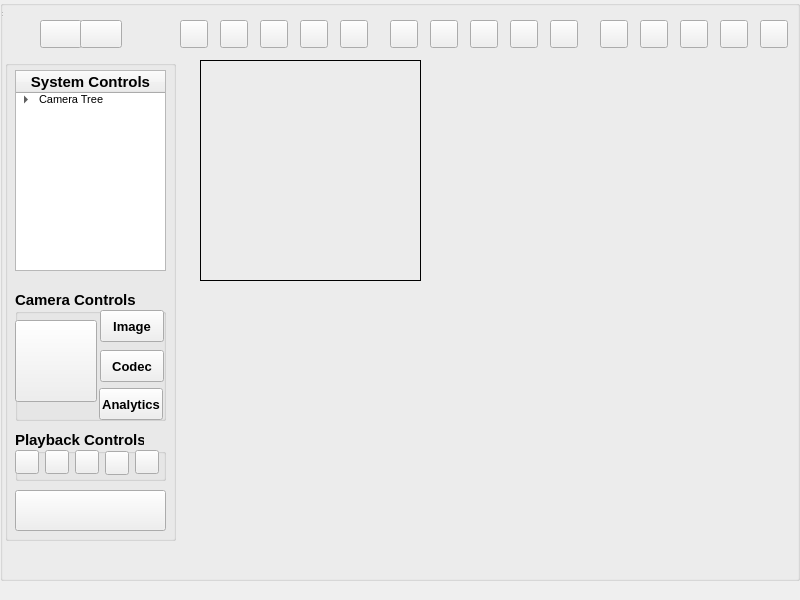
<?xml version="1.0" encoding="UTF-8"?>
<ui version="4.0">
 <class>MainWindow</class>
 <widget class="QWidget" name="MainWindow">
  <property name="geometry">
   <rect>
    <x>0</x>
    <y>0</y>
    <width>800</width>
    <height>600</height>
   </rect>
  </property>
  <property name="font">
   <font>
    <pointsize>8</pointsize>
   </font>
  </property>
  <property name="windowTitle">
   <string>      Hybrid Security Digital Video Decoder Demo</string>
  </property>
  <property name="windowIcon">
   <iconset resource="resource.qrc">
    <normaloff>:/images/vs/ti_icon.jpg</normaloff>:/images/vs/ti_icon.jpg</iconset>
  </property>
  <property name="autoFillBackground">
   <bool>false</bool>
  </property>
  <widget class="QWidget" name="centralWidget" native="true">
   <property name="geometry">
    <rect>
     <x>0</x>
     <y>0</y>
     <width>800</width>
     <height>581</height>
    </rect>
   </property>
   <widget class="QGroupBox" name="groupBox_3">
    <property name="geometry">
     <rect>
      <x>0</x>
      <y>0</y>
      <width>800</width>
      <height>581</height>
     </rect>
    </property>
    <property name="styleSheet">
     <string>background-image: url(:/images/vs/background_03.gif);</string>
    </property>
    <property name="title">
     <string/>
    </property>
    <widget class="QPushButton" name="playBackImgpushButton_2">
     <property name="enabled">
      <bool>true</bool>
     </property>
     <property name="geometry">
      <rect>
       <x>40</x>
       <y>20</y>
       <width>42</width>
       <height>28</height>
      </rect>
     </property>
     <property name="autoFillBackground">
      <bool>false</bool>
     </property>
     <property name="text">
      <string/>
     </property>
     <property name="icon">
      <iconset resource="resource.qrc">
       <normaloff>:/images/vs/videocamera_03.gif</normaloff>:/images/vs/videocamera_03.gif</iconset>
     </property>
     <property name="default">
      <bool>false</bool>
     </property>
     <property name="flat">
      <bool>false</bool>
     </property>
     <property name="fixedSize" stdset="0">
      <size>
       <width>42</width>
       <height>28</height>
      </size>
     </property>
    </widget>
    <widget class="QPushButton" name="CameraViewImg1pushButton">
     <property name="geometry">
      <rect>
       <x>180</x>
       <y>20</y>
       <width>28</width>
       <height>28</height>
      </rect>
     </property>
     <property name="sizePolicy">
      <sizepolicy hsizetype="Minimum" vsizetype="Minimum">
       <horstretch>0</horstretch>
       <verstretch>0</verstretch>
      </sizepolicy>
     </property>
     <property name="toolTip">
      <string>Layout 1x1</string>
     </property>
     <property name="text">
      <string/>
     </property>
     <property name="icon">
      <iconset resource="resource.qrc">
       <normaloff>:/images/vs/single-button_03.gif</normaloff>:/images/vs/single-button_03.gif</iconset>
     </property>
     <property name="flat">
      <bool>false</bool>
     </property>
     <property name="fixedSize" stdset="0">
      <size>
       <width>28</width>
       <height>28</height>
      </size>
     </property>
    </widget>
    <widget class="QPushButton" name="CameraViewImg2pushButton">
     <property name="geometry">
      <rect>
       <x>220</x>
       <y>20</y>
       <width>28</width>
       <height>28</height>
      </rect>
     </property>
     <property name="toolTip">
      <string>Layout 2x2</string>
     </property>
     <property name="text">
      <string/>
     </property>
     <property name="icon">
      <iconset resource="resource.qrc">
       <normaloff>:/images/vs/four-button_03.gif</normaloff>:/images/vs/four-button_03.gif</iconset>
     </property>
     <property name="flat">
      <bool>false</bool>
     </property>
     <property name="fixedSize" stdset="0">
      <size>
       <width>28</width>
       <height>28</height>
      </size>
     </property>
    </widget>
    <widget class="QPushButton" name="CameraViewImg4pushButton">
     <property name="enabled">
      <bool>true</bool>
     </property>
     <property name="geometry">
      <rect>
       <x>260</x>
       <y>20</y>
       <width>28</width>
       <height>28</height>
      </rect>
     </property>
     <property name="text">
      <string/>
     </property>
     <property name="icon">
      <iconset resource="resource.qrc">
       <normaloff>:/images/vs/nine-button_03.gif</normaloff>:/images/vs/nine-button_03.gif</iconset>
     </property>
     <property name="flat">
      <bool>false</bool>
     </property>
     <property name="fixedSize" stdset="0">
      <size>
       <width>28</width>
       <height>28</height>
      </size>
     </property>
    </widget>
    <widget class="QPushButton" name="CameraViewImg5pushButton">
     <property name="enabled">
      <bool>true</bool>
     </property>
     <property name="geometry">
      <rect>
       <x>300</x>
       <y>20</y>
       <width>28</width>
       <height>28</height>
      </rect>
     </property>
     <property name="text">
      <string/>
     </property>
     <property name="icon">
      <iconset resource="resource.qrc">
       <normaloff>:/images/vs/sixteen-button_03.gif</normaloff>:/images/vs/sixteen-button_03.gif</iconset>
     </property>
     <property name="fixedSize" stdset="0">
      <size>
       <width>28</width>
       <height>28</height>
      </size>
     </property>
    </widget>
    <widget class="QPushButton" name="vsmImgpushButton">
     <property name="enabled">
      <bool>true</bool>
     </property>
     <property name="geometry">
      <rect>
       <x>430</x>
       <y>20</y>
       <width>28</width>
       <height>28</height>
      </rect>
     </property>
     <property name="text">
      <string/>
     </property>
     <property name="icon">
      <iconset resource="resource.qrc">
       <normaloff>:/images/vs/nine-button_03.gif</normaloff>:/images/vs/nine-button_03.gif</iconset>
     </property>
     <property name="fixedSize" stdset="0">
      <size>
       <width>28</width>
       <height>28</height>
      </size>
     </property>
    </widget>
    <widget class="QPushButton" name="addEditCameraImgpushButton">
     <property name="enabled">
      <bool>true</bool>
     </property>
     <property name="geometry">
      <rect>
       <x>470</x>
       <y>20</y>
       <width>28</width>
       <height>28</height>
      </rect>
     </property>
     <property name="text">
      <string/>
     </property>
     <property name="icon">
      <iconset resource="resource.qrc">
       <normaloff>:/images/vs/camera-button_03.gif</normaloff>:/images/vs/camera-button_03.gif</iconset>
     </property>
     <property name="fixedSize" stdset="0">
      <size>
       <width>28</width>
       <height>28</height>
      </size>
     </property>
    </widget>
    <widget class="QPushButton" name="displaypushButton">
     <property name="enabled">
      <bool>true</bool>
     </property>
     <property name="geometry">
      <rect>
       <x>550</x>
       <y>20</y>
       <width>28</width>
       <height>28</height>
      </rect>
     </property>
     <property name="text">
      <string/>
     </property>
     <property name="icon">
      <iconset resource="resource.qrc">
       <normaloff>:/images/vs/expand-button_03.gif</normaloff>:/images/vs/expand-button_03.gif</iconset>
     </property>
     <property name="fixedSize" stdset="0">
      <size>
       <width>28</width>
       <height>28</height>
      </size>
     </property>
    </widget>
    <widget class="QPushButton" name="volumeImgpushButton">
     <property name="enabled">
      <bool>true</bool>
     </property>
     <property name="geometry">
      <rect>
       <x>600</x>
       <y>20</y>
       <width>28</width>
       <height>28</height>
      </rect>
     </property>
     <property name="text">
      <string/>
     </property>
     <property name="icon">
      <iconset resource="resource.qrc">
       <normaloff>:/images/vs/speaker-button_03.gif</normaloff>:/images/vs/speaker-button_03.gif</iconset>
     </property>
     <property name="fixedSize" stdset="0">
      <size>
       <width>28</width>
       <height>28</height>
      </size>
     </property>
    </widget>
    <widget class="QPushButton" name="settingImgpushButton">
     <property name="enabled">
      <bool>true</bool>
     </property>
     <property name="geometry">
      <rect>
       <x>640</x>
       <y>20</y>
       <width>28</width>
       <height>28</height>
      </rect>
     </property>
     <property name="text">
      <string/>
     </property>
     <property name="icon">
      <iconset resource="resource.qrc">
       <normaloff>:/images/vs/options-button_03.gif</normaloff>:/images/vs/options-button_03.gif</iconset>
     </property>
     <property name="fixedSize" stdset="0">
      <size>
       <width>28</width>
       <height>28</height>
      </size>
     </property>
    </widget>
    <widget class="QPushButton" name="pushButton_10">
     <property name="enabled">
      <bool>true</bool>
     </property>
     <property name="geometry">
      <rect>
       <x>680</x>
       <y>20</y>
       <width>28</width>
       <height>28</height>
      </rect>
     </property>
     <property name="text">
      <string/>
     </property>
     <property name="icon">
      <iconset resource="resource.qrc">
       <normaloff>:/images/vs/computer-button_03.gif</normaloff>:/images/vs/computer-button_03.gif</iconset>
     </property>
     <property name="fixedSize" stdset="0">
      <size>
       <width>28</width>
       <height>28</height>
      </size>
     </property>
    </widget>
    <widget class="QPushButton" name="pushButton_7">
     <property name="enabled">
      <bool>true</bool>
     </property>
     <property name="geometry">
      <rect>
       <x>720</x>
       <y>20</y>
       <width>28</width>
       <height>28</height>
      </rect>
     </property>
     <property name="font">
      <font>
       <pointsize>8</pointsize>
      </font>
     </property>
     <property name="text">
      <string/>
     </property>
     <property name="icon">
      <iconset resource="resource.qrc">
       <normaloff>:/images/vs/help-button_03.gif</normaloff>:/images/vs/help-button_03.gif</iconset>
     </property>
     <property name="fixedSize" stdset="0">
      <size>
       <width>28</width>
       <height>28</height>
      </size>
     </property>
    </widget>
    <widget class="QPushButton" name="ResetpushButton">
     <property name="enabled">
      <bool>true</bool>
     </property>
     <property name="geometry">
      <rect>
       <x>760</x>
       <y>20</y>
       <width>28</width>
       <height>28</height>
      </rect>
     </property>
     <property name="text">
      <string/>
     </property>
     <property name="icon">
      <iconset resource="resource.qrc">
       <normaloff>:/images/vs/exit-button_03.gif</normaloff>:/images/vs/exit-button_03.gif</iconset>
     </property>
     <property name="fixedSize" stdset="0">
      <size>
       <width>28</width>
       <height>28</height>
      </size>
     </property>
    </widget>
    <widget class="QWidget" name="gridLayoutWidget">
     <property name="geometry">
      <rect>
       <x>697</x>
       <y>65</y>
       <width>101</width>
       <height>461</height>
      </rect>
     </property>
     <layout class="QGridLayout" name="gl_gridLayout"/>
    </widget>
    <widget class="QPushButton" name="camFlowpushButton">
     <property name="geometry">
      <rect>
       <x>390</x>
       <y>20</y>
       <width>28</width>
       <height>28</height>
      </rect>
     </property>
     <property name="toolTip">
      <string>Camera Flow</string>
     </property>
     <property name="text">
      <string/>
     </property>
     <property name="icon">
      <iconset resource="resource.qrc">
       <normaloff>:/images/vs/cam-flow_03.gif</normaloff>:/images/vs/cam-flow_03.gif</iconset>
     </property>
     <property name="fixedSize" stdset="0">
      <size>
       <width>28</width>
       <height>28</height>
      </size>
     </property>
    </widget>
    <widget class="QPushButton" name="pushButton_9">
     <property name="enabled">
      <bool>true</bool>
     </property>
     <property name="geometry">
      <rect>
       <x>340</x>
       <y>20</y>
       <width>28</width>
       <height>28</height>
      </rect>
     </property>
     <property name="text">
      <string/>
     </property>
     <property name="icon">
      <iconset resource="resource.qrc">
       <normaloff>:/images/vs/cascade-button_03.gif</normaloff>:/images/vs/cascade-button_03.gif</iconset>
     </property>
     <property name="fixedSize" stdset="0">
      <size>
       <width>28</width>
       <height>28</height>
      </size>
     </property>
    </widget>
    <widget class="QPushButton" name="pushButton_8">
     <property name="enabled">
      <bool>true</bool>
     </property>
     <property name="geometry">
      <rect>
       <x>510</x>
       <y>20</y>
       <width>28</width>
       <height>28</height>
      </rect>
     </property>
     <property name="font">
      <font>
       <pointsize>8</pointsize>
      </font>
     </property>
     <property name="text">
      <string/>
     </property>
     <property name="icon">
      <iconset resource="resource.qrc">
       <normaloff>:/images/vs/play-button_03.gif</normaloff>:/images/vs/play-button_03.gif</iconset>
     </property>
     <property name="fixedSize" stdset="0">
      <size>
       <width>28</width>
       <height>28</height>
      </size>
     </property>
    </widget>
    <widget class="QPushButton" name="playBackImgpushButton_3">
     <property name="enabled">
      <bool>true</bool>
     </property>
     <property name="geometry">
      <rect>
       <x>80</x>
       <y>20</y>
       <width>42</width>
       <height>28</height>
      </rect>
     </property>
     <property name="text">
      <string/>
     </property>
     <property name="icon">
      <iconset resource="resource.qrc">
       <normaloff>:/images/vs/moviereel_03.gif</normaloff>:/images/vs/moviereel_03.gif</iconset>
     </property>
     <property name="flat">
      <bool>false</bool>
     </property>
     <property name="fixedSize" stdset="0">
      <size>
       <width>42</width>
       <height>28</height>
      </size>
     </property>
    </widget>
    <widget class="QGroupBox" name="groupBox_4">
     <property name="geometry">
      <rect>
       <x>5</x>
       <y>60</y>
       <width>171</width>
       <height>481</height>
      </rect>
     </property>
     <property name="styleSheet">
      <string>background-image: url(:/images/vs/background2_03.gif);</string>
     </property>
     <property name="title">
      <string/>
     </property>
     <widget class="QTreeWidget" name="treeWidget">
      <property name="geometry">
       <rect>
        <x>10</x>
        <y>10</y>
        <width>151</width>
        <height>201</height>
       </rect>
      </property>
      <column>
       <property name="text">
        <string>System Controls</string>
       </property>
       <property name="font">
        <font>
         <family>Arial</family>
         <pointsize>11</pointsize>
         <weight>75</weight>
         <bold>true</bold>
        </font>
       </property>
       <property name="textAlignment">
        <set>AlignHCenter|AlignVCenter|AlignCenter</set>
       </property>
       <property name="background">
        <color>
         <red>207</red>
         <green>204</green>
         <blue>212</blue>
        </color>
       </property>
      </column>
      <item>
       <property name="text">
        <string>Camera Tree </string>
       </property>
       <property name="font">
        <font>
         <family>Arial</family>
        </font>
       </property>
       <property name="background">
        <brush brushstyle="NoBrush">
         <color alpha="255">
          <red>0</red>
          <green>0</green>
          <blue>0</blue>
         </color>
        </brush>
       </property>
       <item>
        <property name="text">
         <string>Lobby</string>
        </property>
        <property name="font">
         <font>
          <family>Arial</family>
         </font>
        </property>
        <item>
         <property name="text">
          <string>Cam 1</string>
         </property>
         <property name="font">
          <font>
           <family>Arial</family>
          </font>
         </property>
        </item>
        <item>
         <property name="text">
          <string>Cam 2</string>
         </property>
         <property name="font">
          <font>
           <family>Arial</family>
          </font>
         </property>
        </item>
        <item>
         <property name="text">
          <string>Cam 3</string>
         </property>
         <property name="font">
          <font>
           <family>Arial</family>
          </font>
         </property>
        </item>
        <item>
         <property name="text">
          <string>Cam 4</string>
         </property>
         <property name="font">
          <font>
           <family>Arial</family>
          </font>
         </property>
        </item>
       </item>
       <item>
        <property name="text">
         <string>Main Hall</string>
        </property>
        <property name="font">
         <font>
          <family>Arial</family>
         </font>
        </property>
        <item>
         <property name="text">
          <string>Cam 5</string>
         </property>
         <property name="font">
          <font>
           <family>Arial</family>
          </font>
         </property>
        </item>
        <item>
         <property name="text">
          <string>Cam 6</string>
         </property>
         <property name="font">
          <font>
           <family>Arial</family>
          </font>
         </property>
        </item>
        <item>
         <property name="text">
          <string>Cam 7</string>
         </property>
         <property name="font">
          <font>
           <family>Arial</family>
          </font>
         </property>
        </item>
        <item>
         <property name="text">
          <string>Cam 8</string>
         </property>
         <property name="font">
          <font>
           <family>Arial</family>
          </font>
         </property>
        </item>
       </item>
       <item>
        <property name="text">
         <string>Garage</string>
        </property>
        <property name="font">
         <font>
          <family>Arial</family>
         </font>
        </property>
        <item>
         <property name="text">
          <string>Cam 9</string>
         </property>
         <property name="font">
          <font>
           <family>Arial</family>
          </font>
         </property>
        </item>
        <item>
         <property name="text">
          <string>Cam 10</string>
         </property>
         <property name="font">
          <font>
           <family>Arial</family>
          </font>
         </property>
        </item>
        <item>
         <property name="text">
          <string>Cam 11</string>
         </property>
         <property name="font">
          <font>
           <family>Arial</family>
          </font>
         </property>
        </item>
        <item>
         <property name="text">
          <string>Cam 12</string>
         </property>
         <property name="font">
          <font>
           <family>Arial</family>
          </font>
         </property>
        </item>
       </item>
       <item>
        <property name="text">
         <string>Plaza</string>
        </property>
        <property name="font">
         <font>
          <family>Arial</family>
         </font>
        </property>
        <item>
         <property name="text">
          <string>Cam 13</string>
         </property>
         <property name="font">
          <font>
           <family>Arial</family>
          </font>
         </property>
        </item>
        <item>
         <property name="text">
          <string>Cam 14</string>
         </property>
         <property name="font">
          <font>
           <family>Arial</family>
          </font>
         </property>
        </item>
        <item>
         <property name="text">
          <string>Cam 15</string>
         </property>
         <property name="font">
          <font>
           <family>Arial</family>
          </font>
         </property>
        </item>
        <item>
         <property name="text">
          <string>Cam 16</string>
         </property>
         <property name="font">
          <font>
           <family>Arial</family>
          </font>
         </property>
        </item>
       </item>
       <item>
        <property name="text">
         <string>Tables</string>
        </property>
        <property name="font">
         <font>
          <family>Arial</family>
         </font>
        </property>
        <item>
         <property name="text">
          <string>Cam 17</string>
         </property>
         <property name="font">
          <font>
           <family>Arial</family>
          </font>
         </property>
        </item>
        <item>
         <property name="text">
          <string>Cam 18</string>
         </property>
         <property name="font">
          <font>
           <family>Arial</family>
          </font>
         </property>
        </item>
        <item>
         <property name="text">
          <string>Cam 19</string>
         </property>
         <property name="font">
          <font>
           <family>Arial</family>
          </font>
         </property>
        </item>
        <item>
         <property name="text">
          <string>Cam 20</string>
         </property>
         <property name="font">
          <font>
           <family>Arial</family>
          </font>
         </property>
        </item>
       </item>
      </item>
     </widget>
     <widget class="QGroupBox" name="groupBox">
      <property name="geometry">
       <rect>
        <x>10</x>
        <y>230</y>
        <width>151</width>
        <height>131</height>
       </rect>
      </property>
      <property name="font">
       <font>
        <family>Arial</family>
        <pointsize>11</pointsize>
        <weight>75</weight>
        <bold>true</bold>
       </font>
      </property>
      <property name="title">
       <string>Camera Controls</string>
      </property>
      <widget class="QPushButton" name="pushButton_2">
       <property name="enabled">
        <bool>true</bool>
       </property>
       <property name="geometry">
        <rect>
         <x>85</x>
         <y>20</y>
         <width>64</width>
         <height>32</height>
        </rect>
       </property>
       <property name="font">
        <font>
         <family>Arial</family>
         <pointsize>10</pointsize>
         <weight>75</weight>
         <bold>true</bold>
        </font>
       </property>
       <property name="text">
        <string>Image</string>
       </property>
       <property name="fixedSize" stdset="0">
        <size>
         <width>96</width>
         <height>64</height>
        </size>
       </property>
      </widget>
      <widget class="QPushButton" name="pushButton_3">
       <property name="enabled">
        <bool>true</bool>
       </property>
       <property name="geometry">
        <rect>
         <x>85</x>
         <y>60</y>
         <width>64</width>
         <height>32</height>
        </rect>
       </property>
       <property name="font">
        <font>
         <family>Arial</family>
         <pointsize>10</pointsize>
         <weight>75</weight>
         <bold>true</bold>
        </font>
       </property>
       <property name="text">
        <string>Codec</string>
       </property>
      </widget>
      <widget class="QPushButton" name="pushButton_4">
       <property name="enabled">
        <bool>true</bool>
       </property>
       <property name="geometry">
        <rect>
         <x>84</x>
         <y>98</y>
         <width>64</width>
         <height>32</height>
        </rect>
       </property>
       <property name="font">
        <font>
         <family>Arial</family>
         <pointsize>10</pointsize>
         <weight>75</weight>
         <bold>true</bold>
        </font>
       </property>
       <property name="text">
        <string>Analytics</string>
       </property>
      </widget>
      <widget class="QPushButton" name="pushButton">
       <property name="enabled">
        <bool>true</bool>
       </property>
       <property name="geometry">
        <rect>
         <x>0</x>
         <y>30</y>
         <width>82</width>
         <height>82</height>
        </rect>
       </property>
       <property name="text">
        <string/>
       </property>
       <property name="icon">
        <iconset resource="resource.qrc">
         <normaloff>:/images/vs/button_circle.jpg</normaloff>:/images/vs/button_circle.jpg</iconset>
       </property>
       <property name="fixedSize" stdset="0">
        <size>
         <width>82</width>
         <height>82</height>
        </size>
       </property>
      </widget>
     </widget>
     <widget class="QGroupBox" name="groupBox_2">
      <property name="geometry">
       <rect>
        <x>10</x>
        <y>370</y>
        <width>151</width>
        <height>51</height>
       </rect>
      </property>
      <property name="font">
       <font>
        <family>Arial</family>
        <pointsize>11</pointsize>
        <weight>75</weight>
        <bold>true</bold>
       </font>
      </property>
      <property name="title">
       <string>Playback Controls</string>
      </property>
      <widget class="QPushButton" name="pushButton_5">
       <property name="enabled">
        <bool>true</bool>
       </property>
       <property name="geometry">
        <rect>
         <x>0</x>
         <y>20</y>
         <width>24</width>
         <height>24</height>
        </rect>
       </property>
       <property name="text">
        <string/>
       </property>
       <property name="icon">
        <iconset resource="resource.qrc">
         <normaloff>:/images/vs/reverse-playbackbutton_03.gif</normaloff>:/images/vs/reverse-playbackbutton_03.gif</iconset>
       </property>
       <property name="fixedSize" stdset="0">
        <size>
         <width>24</width>
         <height>24</height>
        </size>
       </property>
      </widget>
      <widget class="QPushButton" name="pushButton_14">
       <property name="enabled">
        <bool>true</bool>
       </property>
       <property name="geometry">
        <rect>
         <x>30</x>
         <y>20</y>
         <width>24</width>
         <height>24</height>
        </rect>
       </property>
       <property name="text">
        <string/>
       </property>
       <property name="icon">
        <iconset resource="resource.qrc">
         <normaloff>:/images/vs/stop-playbackbutton_03.gif</normaloff>:/images/vs/stop-playbackbutton_03.gif</iconset>
       </property>
       <property name="fixedSize" stdset="0">
        <size>
         <width>24</width>
         <height>24</height>
        </size>
       </property>
      </widget>
      <widget class="QPushButton" name="pushButton_15">
       <property name="enabled">
        <bool>true</bool>
       </property>
       <property name="geometry">
        <rect>
         <x>60</x>
         <y>20</y>
         <width>24</width>
         <height>24</height>
        </rect>
       </property>
       <property name="text">
        <string/>
       </property>
       <property name="icon">
        <iconset resource="resource.qrc">
         <normaloff>:/images/vs/pause-playbackbutton_03.gif</normaloff>:/images/vs/pause-playbackbutton_03.gif</iconset>
       </property>
       <property name="fixedSize" stdset="0">
        <size>
         <width>24</width>
         <height>24</height>
        </size>
       </property>
      </widget>
      <widget class="QPushButton" name="pushButton_16">
       <property name="enabled">
        <bool>true</bool>
       </property>
       <property name="geometry">
        <rect>
         <x>90</x>
         <y>21</y>
         <width>24</width>
         <height>24</height>
        </rect>
       </property>
       <property name="text">
        <string/>
       </property>
       <property name="icon">
        <iconset resource="resource.qrc">
         <normaloff>:/images/vs/play-playbackbutton_03.gif</normaloff>:/images/vs/play-playbackbutton_03.gif</iconset>
       </property>
       <property name="fixedSize" stdset="0">
        <size>
         <width>24</width>
         <height>24</height>
        </size>
       </property>
      </widget>
      <widget class="QPushButton" name="pushButton_18">
       <property name="enabled">
        <bool>true</bool>
       </property>
       <property name="geometry">
        <rect>
         <x>120</x>
         <y>20</y>
         <width>24</width>
         <height>24</height>
        </rect>
       </property>
       <property name="text">
        <string/>
       </property>
       <property name="icon">
        <iconset resource="resource.qrc">
         <normaloff>:/images/vs/forward-playbackbutton_03.gif</normaloff>:/images/vs/forward-playbackbutton_03.gif</iconset>
       </property>
       <property name="fixedSize" stdset="0">
        <size>
         <width>24</width>
         <height>24</height>
        </size>
       </property>
      </widget>
     </widget>
     <widget class="QPushButton" name="logopushButton">
      <property name="geometry">
       <rect>
        <x>10</x>
        <y>430</y>
        <width>151</width>
        <height>41</height>
       </rect>
      </property>
      <property name="text">
       <string/>
      </property>
      <property name="icon">
       <iconset resource="resource.qrc">
        <normaloff>:/images/vs/logo.jpg</normaloff>:/images/vs/logo.jpg</iconset>
      </property>
      <property name="fixedSize" stdset="0">
       <size>
        <width>150</width>
        <height>200</height>
       </size>
      </property>
     </widget>
    </widget>
    <widget class="QLabel" name="label">
     <property name="geometry">
      <rect>
       <x>200</x>
       <y>60</y>
       <width>221</width>
       <height>221</height>
      </rect>
     </property>
     <property name="autoFillBackground">
      <bool>false</bool>
     </property>
     <property name="frameShape">
      <enum>QFrame::Box</enum>
     </property>
     <property name="text">
      <string/>
     </property>
     <property name="pixmap">
      <pixmap resource="resource.qrc">:/images/vs/sun1.jpg</pixmap>
     </property>
     <property name="scaledContents">
      <bool>true</bool>
     </property>
    </widget>
    <widget class="QLabel" name="label_2">
     <property name="geometry">
      <rect>
       <x>440</x>
       <y>60</y>
       <width>211</width>
       <height>221</height>
      </rect>
     </property>
     <property name="text">
      <string/>
     </property>
     <property name="pixmap">
      <pixmap resource="resource.qrc">:/images/vs/sun2.jpg</pixmap>
     </property>
     <property name="scaledContents">
      <bool>true</bool>
     </property>
    </widget>
    <widget class="QLabel" name="label_3">
     <property name="geometry">
      <rect>
       <x>200</x>
       <y>290</y>
       <width>221</width>
       <height>241</height>
      </rect>
     </property>
     <property name="text">
      <string/>
     </property>
     <property name="pixmap">
      <pixmap resource="resource.qrc">:/images/vs/sun3.jpg</pixmap>
     </property>
     <property name="scaledContents">
      <bool>true</bool>
     </property>
    </widget>
    <widget class="QLabel" name="label_4">
     <property name="geometry">
      <rect>
       <x>440</x>
       <y>290</y>
       <width>211</width>
       <height>241</height>
      </rect>
     </property>
     <property name="text">
      <string/>
     </property>
     <property name="pixmap">
      <pixmap resource="resource.qrc">:/images/vs/sun1.jpg</pixmap>
     </property>
     <property name="scaledContents">
      <bool>true</bool>
     </property>
    </widget>
   </widget>
  </widget>
  <widget class="QStatusBar" name="statusBar">
   <property name="geometry">
    <rect>
     <x>0</x>
     <y>0</y>
     <width>3</width>
     <height>18</height>
    </rect>
   </property>
  </widget>
 </widget>
 <layoutdefault spacing="6" margin="11"/>
 <resources>
  <include location="resource.qrc"/>
 </resources>
 <connections/>
</ui>
